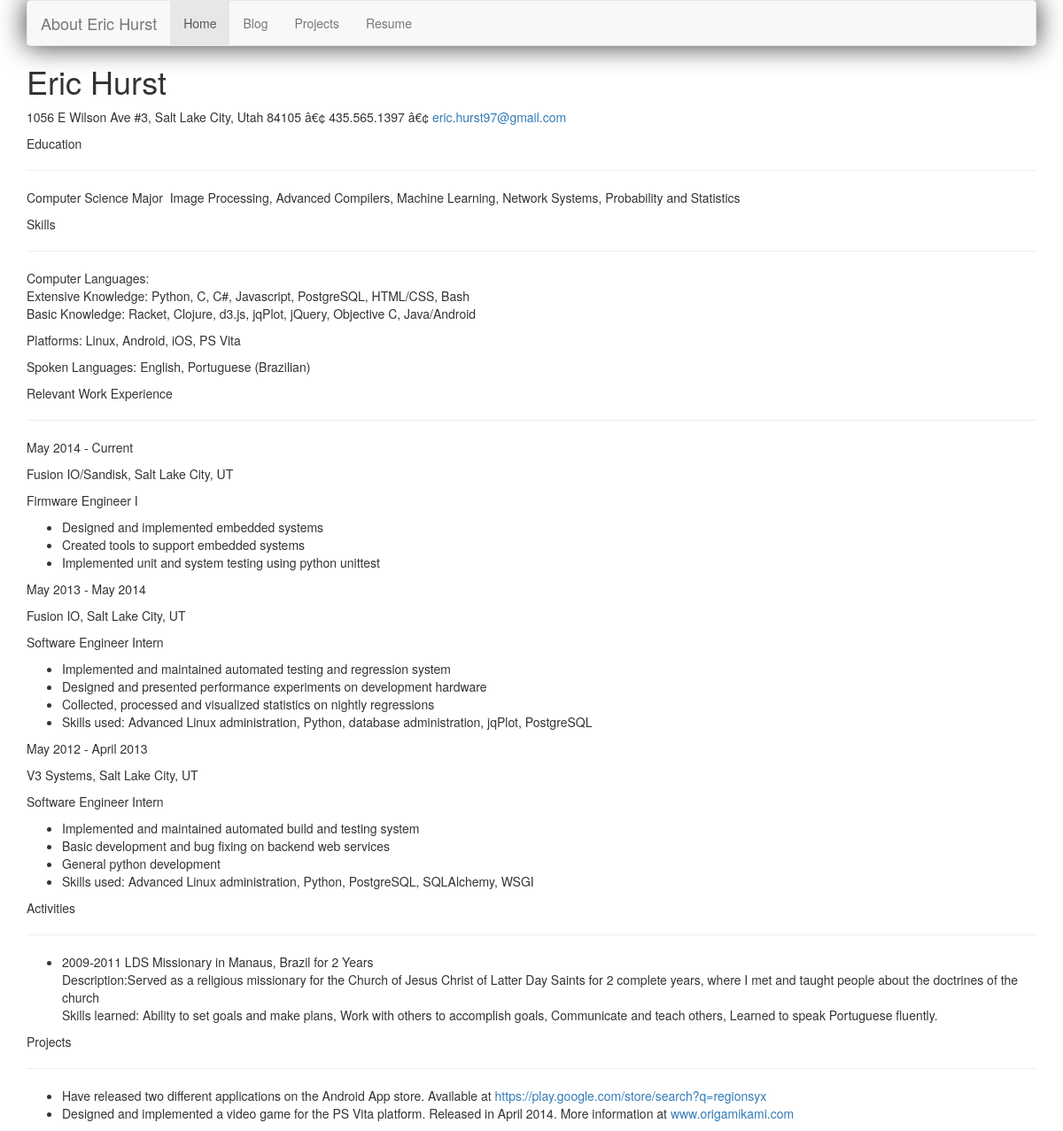
Page /resume/ on the earlier database version.
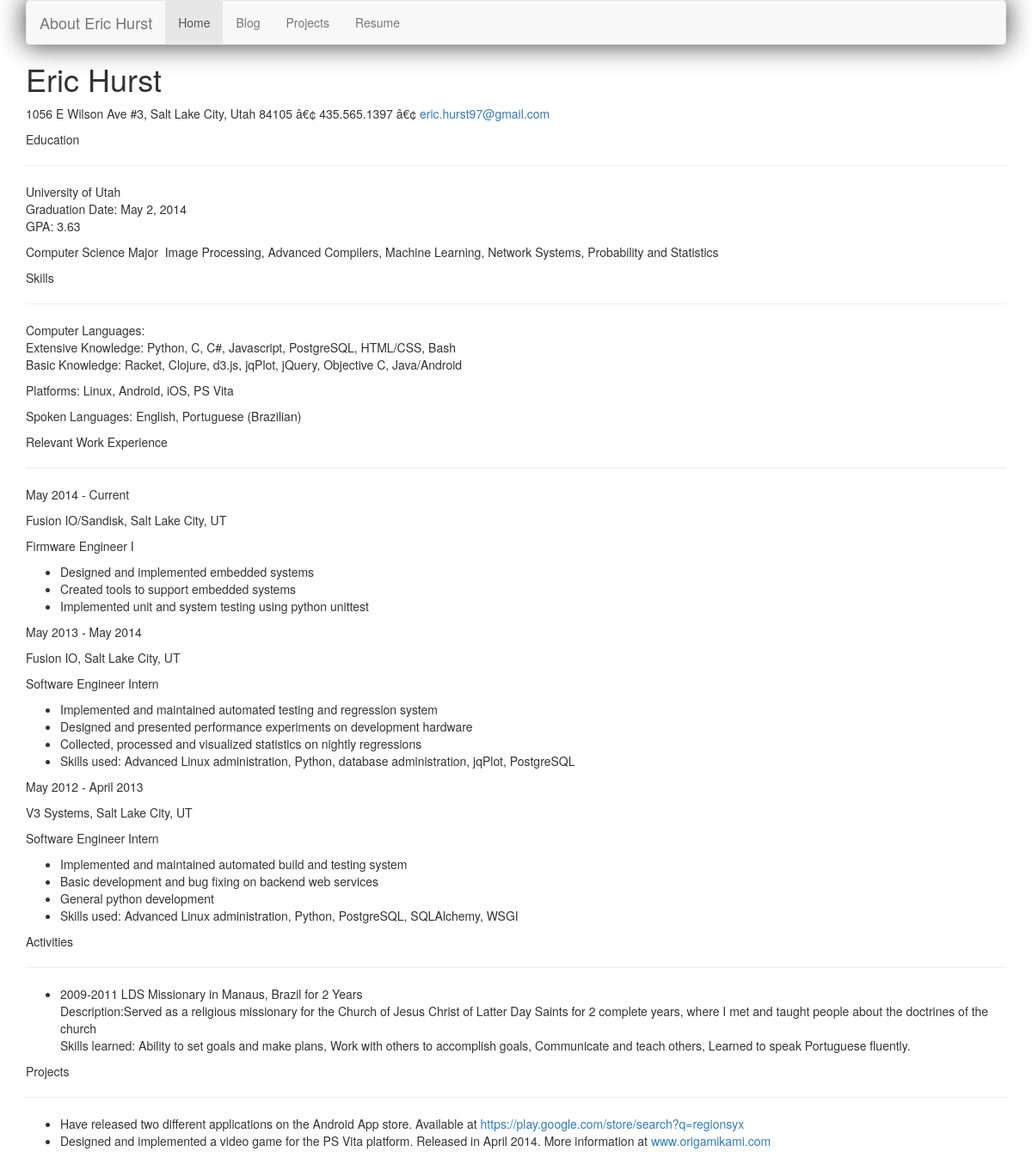
Same page on the later database version.
### resume/models.py (models this page shows, shortened)
class Education(models.Model):
    school = models.CharField(max_length=200)
    gpa = models.CharField(max_length=4)
    grad_date = models.DateField("Graduation Date")

### resume/views.py (the view)
def index(request):
    schools = Education.objects.all()
    context = {'edu': schools}
    return render(request, 'resume/index.html', context)

### resume/templates/resume/index.html (shortened to what the changed rows need)
{% extends "home/base.html" %}
{% block content %}
<div>
  <h1 class="c3"><span class="c13 c25">Eric Hurst</span></h1>
</div>
<div id="education">
{% for school in edu %}
    <div>{{ school.school }} </div>
    <div>Graduation Date: {{ school.grad_date }} </div>
    <div>GPA: {{ school.gpa }} </div>
{% endfor %}
</div>
{% endblock %}

Differences in the rows shown:
added Education: school "University of Utah", grad_date "May 2, 2014", gpa "3.63"
